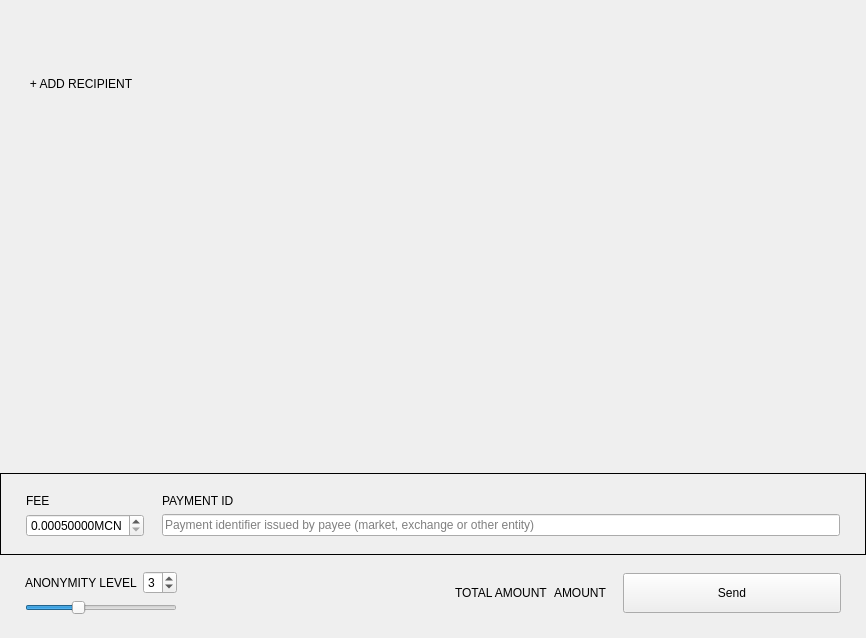
<?xml version="1.0" encoding="UTF-8"?>
<ui version="4.0">
 <class>SendFrame</class>
 <widget class="QFrame" name="SendFrame">
  <property name="geometry">
   <rect>
    <x>0</x>
    <y>0</y>
    <width>866</width>
    <height>638</height>
   </rect>
  </property>
  <property name="windowTitle">
   <string>Frame</string>
  </property>
  <property name="frameShape">
   <enum>QFrame::NoFrame</enum>
  </property>
  <property name="frameShadow">
   <enum>QFrame::Raised</enum>
  </property>
  <layout class="QVBoxLayout" name="verticalLayout">
   <property name="spacing">
    <number>5</number>
   </property>
   <property name="sizeConstraint">
    <enum>QLayout::SetDefaultConstraint</enum>
   </property>
   <property name="leftMargin">
    <number>0</number>
   </property>
   <property name="topMargin">
    <number>0</number>
   </property>
   <property name="rightMargin">
    <number>0</number>
   </property>
   <property name="bottomMargin">
    <number>0</number>
   </property>
   <item>
    <widget class="WalletGui::ResizableScrollArea" name="m_sendScrollarea">
     <property name="enabled">
      <bool>true</bool>
     </property>
     <property name="sizePolicy">
      <sizepolicy hsizetype="MinimumExpanding" vsizetype="Preferred">
       <horstretch>0</horstretch>
       <verstretch>0</verstretch>
      </sizepolicy>
     </property>
     <property name="autoFillBackground">
      <bool>false</bool>
     </property>
     <property name="styleSheet">
      <string notr="true"/>
     </property>
     <property name="frameShape">
      <enum>QFrame::NoFrame</enum>
     </property>
     <property name="sizeAdjustPolicy">
      <enum>QAbstractScrollArea::AdjustToContents</enum>
     </property>
     <property name="widgetResizable">
      <bool>true</bool>
     </property>
     <widget class="QWidget" name="scrollAreaWidgetContents">
      <property name="geometry">
       <rect>
        <x>0</x>
        <y>0</y>
        <width>866</width>
        <height>69</height>
       </rect>
      </property>
      <property name="sizePolicy">
       <sizepolicy hsizetype="Preferred" vsizetype="Preferred">
        <horstretch>0</horstretch>
        <verstretch>0</verstretch>
       </sizepolicy>
      </property>
      <property name="styleSheet">
       <string notr="true"/>
      </property>
      <layout class="QVBoxLayout" name="m_transfersLayout">
       <property name="spacing">
        <number>0</number>
       </property>
       <property name="sizeConstraint">
        <enum>QLayout::SetNoConstraint</enum>
       </property>
       <property name="leftMargin">
        <number>0</number>
       </property>
       <property name="topMargin">
        <number>0</number>
       </property>
       <property name="rightMargin">
        <number>0</number>
       </property>
       <property name="bottomMargin">
        <number>0</number>
       </property>
      </layout>
     </widget>
    </widget>
   </item>
   <item>
    <layout class="QHBoxLayout" name="horizontalLayout_2">
     <property name="spacing">
      <number>0</number>
     </property>
     <item>
      <spacer name="horizontalSpacer_3">
       <property name="orientation">
        <enum>Qt::Horizontal</enum>
       </property>
       <property name="sizeType">
        <enum>QSizePolicy::Fixed</enum>
       </property>
       <property name="sizeHint" stdset="0">
        <size>
         <width>25</width>
         <height>20</height>
        </size>
       </property>
      </spacer>
     </item>
     <item>
      <widget class="WalletGui::WalletNormalLinkLikeButton" name="m_addRecipientButton">
       <property name="cursor">
        <cursorShape>PointingHandCursor</cursorShape>
       </property>
       <property name="focusPolicy">
        <enum>Qt::NoFocus</enum>
       </property>
       <property name="text">
        <string>+ ADD RECIPIENT</string>
       </property>
       <property name="flat">
        <bool>true</bool>
       </property>
      </widget>
     </item>
     <item>
      <spacer name="horizontalSpacer_2">
       <property name="orientation">
        <enum>Qt::Horizontal</enum>
       </property>
       <property name="sizeHint" stdset="0">
        <size>
         <width>478</width>
         <height>17</height>
        </size>
       </property>
      </spacer>
     </item>
    </layout>
   </item>
   <item>
    <spacer name="verticalSpacer_2">
     <property name="orientation">
      <enum>Qt::Vertical</enum>
     </property>
     <property name="sizeType">
      <enum>QSizePolicy::MinimumExpanding</enum>
     </property>
     <property name="sizeHint" stdset="0">
      <size>
       <width>20</width>
       <height>20</height>
      </size>
     </property>
    </spacer>
   </item>
   <item>
    <widget class="QFrame" name="m_sendFeeFrame">
     <property name="frameShape">
      <enum>QFrame::Box</enum>
     </property>
     <property name="frameShadow">
      <enum>QFrame::Plain</enum>
     </property>
     <layout class="QGridLayout" name="gridLayout_2">
      <property name="leftMargin">
       <number>25</number>
      </property>
      <property name="topMargin">
       <number>20</number>
      </property>
      <property name="rightMargin">
       <number>25</number>
      </property>
      <property name="bottomMargin">
       <number>17</number>
      </property>
      <property name="horizontalSpacing">
       <number>18</number>
      </property>
      <item row="0" column="0">
       <widget class="WalletGui::WalletNormalGrayTextLabel" name="label_3">
        <property name="text">
         <string>FEE</string>
        </property>
       </widget>
      </item>
      <item row="0" column="1">
       <widget class="WalletGui::WalletNormalGrayTextLabel" name="m_paymentIdTextLabel">
        <property name="text">
         <string>PAYMENT ID</string>
        </property>
       </widget>
      </item>
      <item row="1" column="0">
       <widget class="QDoubleSpinBox" name="m_feeSpin">
        <property name="buttonSymbols">
         <enum>QAbstractSpinBox::UpDownArrows</enum>
        </property>
        <property name="suffix">
         <string notr="true">MCN</string>
        </property>
        <property name="decimals">
         <number>8</number>
        </property>
        <property name="minimum">
         <double>0.000500000000000</double>
        </property>
        <property name="maximum">
         <double>1.000000000000000</double>
        </property>
        <property name="singleStep">
         <double>0.000100000000000</double>
        </property>
        <property name="value">
         <double>0.000500000000000</double>
        </property>
       </widget>
      </item>
      <item row="1" column="1">
       <widget class="WalletGui::ClearableLineEdit" name="m_paymentIdEdit">
        <property name="styleSheet">
         <string notr="true">[errorState=&quot;true&quot;] {
  border-color: #ef3131;
}</string>
        </property>
        <property name="placeholderText">
         <string>Payment identifier issued by payee (market, exchange or other entity)</string>
        </property>
       </widget>
      </item>
     </layout>
    </widget>
   </item>
   <item>
    <widget class="QFrame" name="m_mixinFrame">
     <property name="frameShape">
      <enum>QFrame::NoFrame</enum>
     </property>
     <property name="frameShadow">
      <enum>QFrame::Raised</enum>
     </property>
     <layout class="QGridLayout" name="gridLayout">
      <property name="leftMargin">
       <number>25</number>
      </property>
      <property name="topMargin">
       <number>11</number>
      </property>
      <property name="rightMargin">
       <number>25</number>
      </property>
      <property name="bottomMargin">
       <number>23</number>
      </property>
      <item row="0" column="2" rowspan="2">
       <widget class="QLabel" name="label">
        <property name="text">
         <string/>
        </property>
       </widget>
      </item>
      <item row="0" column="5" rowspan="2">
       <widget class="WalletGui::WalletExtraNormalBlackTextLabel" name="m_totalAmountLabel">
        <property name="text">
         <string>AMOUNT</string>
        </property>
        <property name="indent">
         <number>0</number>
        </property>
       </widget>
      </item>
      <item row="0" column="1">
       <widget class="QSpinBox" name="m_mixinSpin">
        <property name="minimum">
         <number>2</number>
        </property>
        <property name="maximum">
         <number>5</number>
        </property>
        <property name="value">
         <number>3</number>
        </property>
       </widget>
      </item>
      <item row="0" column="3" rowspan="2">
       <spacer name="horizontalSpacer">
        <property name="orientation">
         <enum>Qt::Horizontal</enum>
        </property>
        <property name="sizeType">
         <enum>QSizePolicy::Expanding</enum>
        </property>
        <property name="sizeHint" stdset="0">
         <size>
          <width>298</width>
          <height>20</height>
         </size>
        </property>
       </spacer>
      </item>
      <item row="1" column="0" colspan="2">
       <widget class="QSlider" name="m_mixinSlider">
        <property name="maximumSize">
         <size>
          <width>16777215</width>
          <height>16777215</height>
         </size>
        </property>
        <property name="minimum">
         <number>2</number>
        </property>
        <property name="maximum">
         <number>5</number>
        </property>
        <property name="pageStep">
         <number>1</number>
        </property>
        <property name="value">
         <number>3</number>
        </property>
        <property name="sliderPosition">
         <number>3</number>
        </property>
        <property name="tracking">
         <bool>false</bool>
        </property>
        <property name="orientation">
         <enum>Qt::Horizontal</enum>
        </property>
       </widget>
      </item>
      <item row="0" column="7" rowspan="2">
       <widget class="WalletGui::WalletLargeBlueButton" name="m_sendButton">
        <property name="sizePolicy">
         <sizepolicy hsizetype="Fixed" vsizetype="Fixed">
          <horstretch>0</horstretch>
          <verstretch>0</verstretch>
         </sizepolicy>
        </property>
        <property name="minimumSize">
         <size>
          <width>218</width>
          <height>40</height>
         </size>
        </property>
        <property name="maximumSize">
         <size>
          <width>218</width>
          <height>40</height>
         </size>
        </property>
        <property name="focusPolicy">
         <enum>Qt::NoFocus</enum>
        </property>
        <property name="text">
         <string>Send</string>
        </property>
       </widget>
      </item>
      <item row="0" column="4" rowspan="2">
       <widget class="WalletGui::WalletNormalGrayTextLabel" name="label_2">
        <property name="text">
         <string>TOTAL AMOUNT</string>
        </property>
       </widget>
      </item>
      <item row="0" column="0">
       <widget class="WalletGui::WalletNormalGrayTextLabel" name="m_mixinTextLabel">
        <property name="text">
         <string>ANONYMITY LEVEL</string>
        </property>
       </widget>
      </item>
      <item row="0" column="6" rowspan="2">
       <spacer name="horizontalSpacer_4">
        <property name="orientation">
         <enum>Qt::Horizontal</enum>
        </property>
        <property name="sizeType">
         <enum>QSizePolicy::Fixed</enum>
        </property>
        <property name="sizeHint" stdset="0">
         <size>
          <width>10</width>
          <height>20</height>
         </size>
        </property>
       </spacer>
      </item>
     </layout>
    </widget>
   </item>
  </layout>
 </widget>
 <customwidgets>
  <customwidget>
   <class>WalletGui::WalletNormalGrayTextLabel</class>
   <extends>QLabel</extends>
   <header>Gui/Common/WalletTextLabel.h</header>
  </customwidget>
  <customwidget>
   <class>WalletGui::WalletLargeBlueButton</class>
   <extends>QPushButton</extends>
   <header>Gui/Common/WalletBlueButton.h</header>
  </customwidget>
  <customwidget>
   <class>WalletGui::ClearableLineEdit</class>
   <extends>QLineEdit</extends>
   <header>Gui/Common/ClearableLineEdit.h</header>
  </customwidget>
  <customwidget>
   <class>WalletGui::ResizableScrollArea</class>
   <extends>QScrollArea</extends>
   <header>Gui/Common/ResizableScrollArea.h</header>
   <container>1</container>
  </customwidget>
  <customwidget>
   <class>WalletGui::WalletNormalLinkLikeButton</class>
   <extends>QPushButton</extends>
   <header>Gui/Common/WalletLinkLikeButton.h</header>
  </customwidget>
  <customwidget>
   <class>WalletGui::WalletExtraNormalBlackTextLabel</class>
   <extends>QLabel</extends>
   <header>Gui/Common/WalletTextLabel.h</header>
  </customwidget>
 </customwidgets>
 <tabstops>
  <tabstop>m_paymentIdEdit</tabstop>
  <tabstop>m_mixinSlider</tabstop>
  <tabstop>m_sendScrollarea</tabstop>
 </tabstops>
 <resources/>
 <connections>
  <connection>
   <sender>m_sendButton</sender>
   <signal>clicked()</signal>
   <receiver>SendFrame</receiver>
   <slot>sendClicked()</slot>
   <hints>
    <hint type="sourcelabel">
     <x>53</x>
     <y>561</y>
    </hint>
    <hint type="destinationlabel">
     <x>432</x>
     <y>294</y>
    </hint>
   </hints>
  </connection>
  <connection>
   <sender>m_mixinSlider</sender>
   <signal>valueChanged(int)</signal>
   <receiver>SendFrame</receiver>
   <slot>mixinValueChanged(int)</slot>
   <hints>
    <hint type="sourcelabel">
     <x>221</x>
     <y>520</y>
    </hint>
    <hint type="destinationlabel">
     <x>432</x>
     <y>294</y>
    </hint>
   </hints>
  </connection>
  <connection>
   <sender>m_addRecipientButton</sender>
   <signal>clicked()</signal>
   <receiver>SendFrame</receiver>
   <slot>addRecipientClicked()</slot>
   <hints>
    <hint type="sourcelabel">
     <x>78</x>
     <y>414</y>
    </hint>
    <hint type="destinationlabel">
     <x>432</x>
     <y>294</y>
    </hint>
   </hints>
  </connection>
  <connection>
   <sender>m_paymentIdEdit</sender>
   <signal>textChanged(QString)</signal>
   <receiver>SendFrame</receiver>
   <slot>validatePaymentId(QString)</slot>
   <hints>
    <hint type="sourcelabel">
     <x>538</x>
     <y>521</y>
    </hint>
    <hint type="destinationlabel">
     <x>432</x>
     <y>318</y>
    </hint>
   </hints>
  </connection>
  <connection>
   <sender>m_mixinSpin</sender>
   <signal>valueChanged(int)</signal>
   <receiver>SendFrame</receiver>
   <slot>mixinValueChanged(int)</slot>
   <hints>
    <hint type="sourcelabel">
     <x>201</x>
     <y>575</y>
    </hint>
    <hint type="destinationlabel">
     <x>432</x>
     <y>318</y>
    </hint>
   </hints>
  </connection>
 </connections>
 <slots>
  <slot>sendClicked()</slot>
  <slot>clearAllClicked()</slot>
  <slot>addRecipientClicked()</slot>
  <slot>mixinValueChanged(int)</slot>
  <slot>validatePaymentId(QString)</slot>
 </slots>
</ui>
